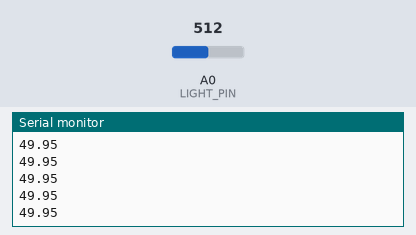
Bench run of a sketch on a simulated Arduino Uno, built with avr-gcc and run on an emulated ATmega328P. On the bench: the last lines printed to the serial monitor. The test bench sets the inputs (shaded band); at power-on: A0 (LIGHT_PIN) = 512.

Above: at 1.2 s.
1.3 s: A0 (LIGHT_PIN) set to 716
At 1.8 s:
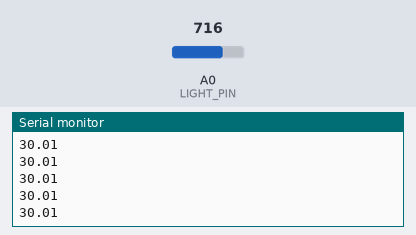
2.8 s: A0 (LIGHT_PIN) set to 900
At 3.7 s:
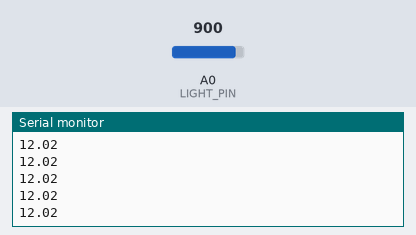
Timing chart, 0 to 5.8 s (numbered marks = the images above; inputs shaded):
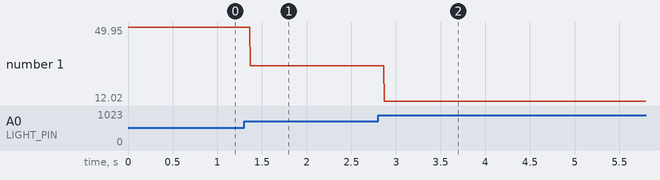

The sketch:

Light.ino
```cpp
#define LIGHT_PIN A0

void setup() {
	Serial.begin(9600);
    pinMode(LIGHT_PIN, INPUT);
}

void loop() {
    // Выводит значение в %, но можно и просто analogRead считать
    Serial.println((1023.0 - analogRead(LIGHT_PIN)) / 1023.0 * 100.0);
}
  
```

Measured:
- after the input at 1.3 s, the serial monitor: prints a new line after 0.07 s (image 1)
- after the input at 2.8 s, the serial monitor: prints a new line after 0.07 s (image 2)
- plotted number 1: 49.95 → 30.01 after the input at 1.3 s, 30.01 → 12.02 after the input at 2.8 s
